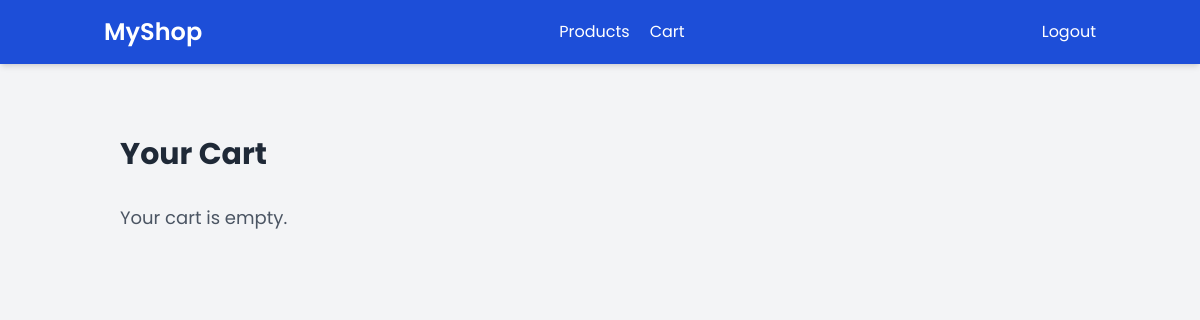
/cart/ (signed in), run on an earlier commit of the app's database.
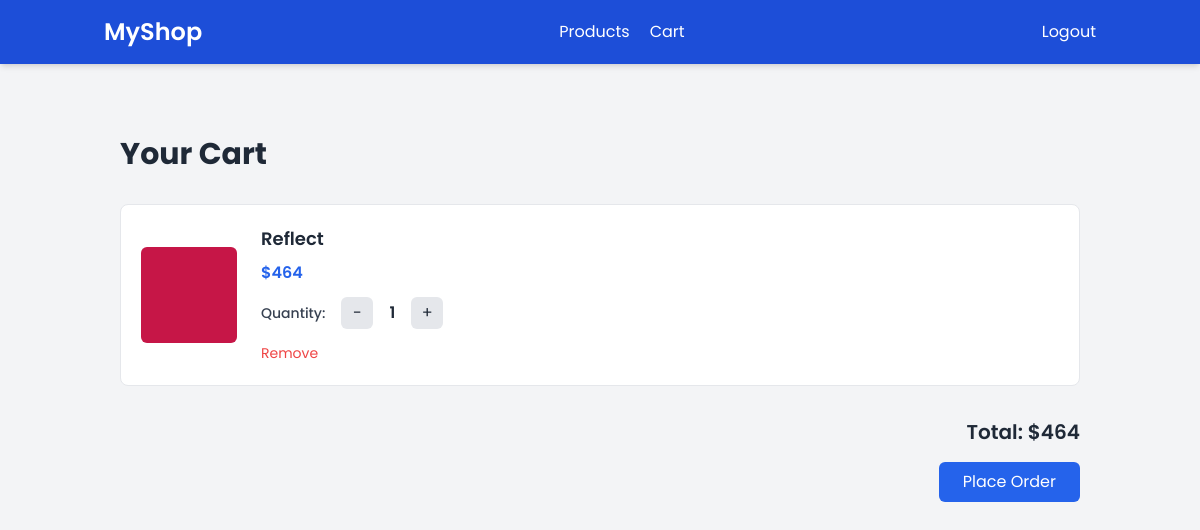
And on a later commit of the database.
### carts/models.py (models this page shows, shortened)
class CartItem(models.Model):
    cart = models.ForeignKey(Cart, on_delete=models.CASCADE)
    product= models.ForeignKey(Product, on_delete=models.CASCADE)
    qty = models.PositiveIntegerField(default=1)

### products/models.py (models this page shows, shortened)
class Product(models.Model):
    name = models.TextField()
    price = models.IntegerField()
    desc = models.TextField()
    qty = models.IntegerField(default=0)
    created_at = models.DateTimeField(auto_now_add=True)

class ProductImage(models.Model):
    product = models.ForeignKey(Product, on_delete=models.CASCADE, related_name='images')
    image = models.ImageField(upload_to='product_images/')
    alt_text = models.CharField(max_length=255, blank=True)

### carts/views.py (the view)
# urls.py: path('', cart, name='cart'),
@login_required
def cart(request):
    cart = _get_cart(request.user)
    print(request.user)
    cart_items = CartItem.objects.filter(cart=cart)
    total = sum(item.product.price * item.qty for item in cart_items)
    return render(request, 'carts/cart.html', {
        'cart_items': cart_items,
        'total': total
    })

### auths/models.py (called while the page is built)
    def __str__(self):
        return self.email

### carts/views.py (called while the page is built)
def _get_cart(user):
    return get_object_or_404(Cart, user=user)

### carts/templates/carts/cart.html (shortened to what this page needs)
{% extends "base.html" %}
{% block content %}
<div class="container mx-auto px-4 py-10">
  <h1 class="text-3xl font-bold text-gray-800 mb-8">Your Cart</h1>
  {% if cart_items %}
  <div class="grid grid-cols-1 gap-6">
    {% for item in cart_items %}
    <div class="flex items-center bg-white border border-gray-200 rounded-lg p-5 gap-6">
      {% if item.product.images.first %}
      <img src="{{ item.product.images.first.image.url }}" alt="{{ item.product.name }}" class="w-24 h-24 object-cover rounded-md">
      {% else %}
      <div class="w-24 h-24 flex items-center justify-center bg-gray-100 rounded-md text-gray-500 text-sm">
        No image
      </div>
      {% endif %}
      <div class="flex-1">
        <h2 class="text-lg font-semibold text-gray-800">{{ item.product.name }}</h2>
        <p class="text-blue-600 font-semibold mt-2">${{ item.product.price }}</p>
        <div class="mt-3 flex items-center gap-4">
          <span class="text-sm font-medium text-gray-700">Quantity:</span>
          <form method="post" action="{% url 'decrease_qty' item.product.id %}">
            <button type="submit" class="w-8 h-8 flex items-center justify-center bg-gray-200 rounded-md hover:bg-gray-300 transition">-</button>
          </form>
          <span class="font-semibold text-gray-800">{{ item.qty }}</span>
          <form method="post" action="{% url 'increase_qty' item.product.id %}">
            <button type="submit" class="w-8 h-8 flex items-center justify-center bg-gray-200 rounded-md hover:bg-gray-300 transition">+</button>
          </form>
        </div>
        <form method="post" action="{% url 'remove_from_cart' item.product.id %}" class="mt-3">
          <button type="submit" class="text-red-500 text-sm hover:text-red-600 transition">Remove</button>
        </form>
      </div>
    </div>
    {% endfor %}
  </div>
  <div class="mt-8 text-right">
    <p class="text-xl font-semibold text-gray-800">Total: ${{ total }}</p>
    <form method="post" action="{% url 'order' %}" class="mt-4">
      <button type="submit" class="bg-blue-600 text-white px-6 py-2 rounded-md hover:bg-blue-700 transition duration-200">
        Place Order
      </button>
    </form>
  </div>
  {% else %}
  <p class="text-gray-600 text-lg">Your cart is empty.</p>
  {% endif %}
</div>
{% endblock %}

### theme/templates/base.html (shortened to what this page needs)
{% load static tailwind_tags %} {% load widget_tweaks %}
<!DOCTYPE html>
<html lang="en">
  <head>
    {% tailwind_css %}
  </head>
  <body class="bg-gray-100 font-poppins text-gray-800">
    <nav class="bg-blue-700 text-white shadow-md">
      <div class="container mx-auto px-4 py-4 flex items-center justify-between">
        <a href="/" class="text-2xl font-semibold hover:text-gray-100 transition duration-200">MyShop</a>
         <div class="flex gap-5">
           <a href="/products" class=" hover:font-semibold hover:text-gray-100 transition duration-200">Products</a>
           <a href="/cart" class=" hover:font-semibold hover:text-gray-100 transition duration-200">Cart</a>
         </div>
        <div class="flex items-center gap-6">
          {% if request.user.is_authenticated %}
          <form method="POST" action="{% url 'logout' %}">
            <button type="submit" class=" hover:font-semibold hover:text-gray-100 transition duration-200">Logout</button>
          </form>
          {% else %}
          <a href="{% url 'login' %}" class=" hover:font-semibold hover:text-gray-100 transition duration-200">Login</a>
          <a href="{% url 'register' %}" class=" hover:font-semibold hover:text-gray-100 transition duration-200">Register</a>
          {% endif %}
        </div>
      </div>
    </nav>
    <main class="container mx-auto mt-8 px-4">
      {% block content %} {% endblock %}
    </main>
  </body>
</html>

What changed in the data, as far as the page shows it:
added CartItem: product.images.first.image (picture), product.name "Reflect", product.price "464", qty "1"
Also different on the page:
{{ total }}: (not shown) → "464"
text no longer shown: "Your cart is empty."
text now shown: "Total: $ Place Order"
